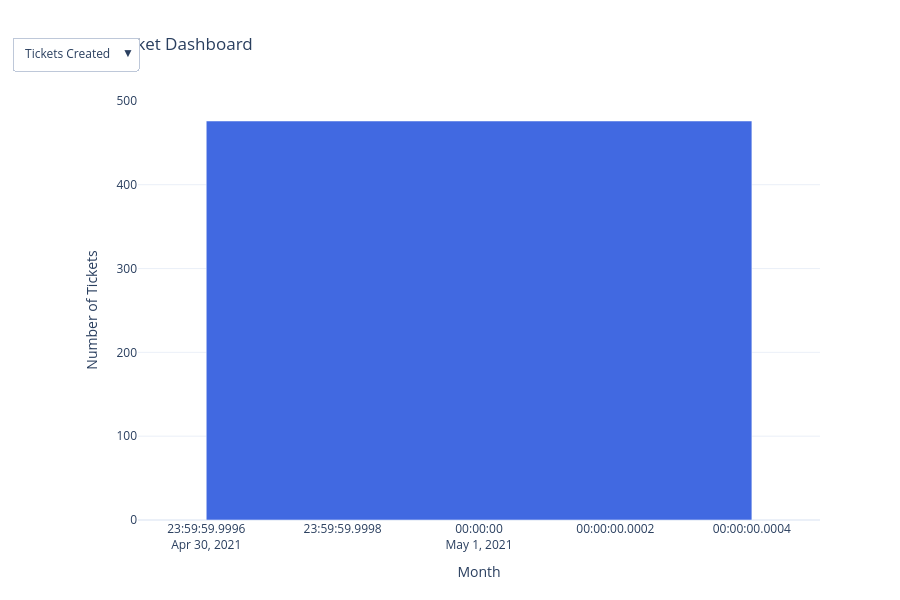

This figure's notebook cell:
### Code cell
import pandas as pd
import plotly.graph_objects as go
from pathlib import Path

# -------------------------------------------------------
# Load Dataset
# -------------------------------------------------------

DATA = Path("processed/Combined_Data.xlsx")

if not DATA.exists():
    DATA = Path("../data/processed/Combined_Data.xlsx")

df = pd.read_excel(DATA, sheet_name="Support Tickets")

# -------------------------------------------------------
# Clean Data
# -------------------------------------------------------

df["Created Time (Ticket)"] = pd.to_datetime(
    df["Created Time (Ticket)"],
    dayfirst=True,
    errors="coerce"
)

df["Month"] = df["Created Time (Ticket)"].dt.to_period("M").astype(str)

# -------------------------------------------------------
# Metric 1 : Tickets Created
# -------------------------------------------------------

tickets_created = (
    df.groupby("Month")
      .size()
      .reset_index(name="Count")
)

# -------------------------------------------------------
# Metric 2 : Closed Tickets
# -------------------------------------------------------

closed = (
    df[df["Status (Ticket)"].str.contains("Closed", case=False, na=False)]
    .groupby("Month")
    .size()
    .reset_index(name="Count")
)

# -------------------------------------------------------
# Metric 3 : Open Tickets
# -------------------------------------------------------

open_ticket = (
    df[df["Status (Ticket)"].str.contains("Open", case=False, na=False)]
    .groupby("Month")
    .size()
    .reset_index(name="Count")
)

# Make all months common
months = sorted(df["Month"].dropna().unique())

created_map = tickets_created.set_index("Month")["Count"].to_dict()
closed_map = closed.set_index("Month")["Count"].to_dict()
open_map = open_ticket.set_index("Month")["Count"].to_dict()

created_values = [created_map.get(m,0) for m in months]
closed_values = [closed_map.get(m,0) for m in months]
open_values = [open_map.get(m,0) for m in months]

# -------------------------------------------------------
# Plotly Figure
# -------------------------------------------------------

fig = go.Figure()

fig.add_trace(
    go.Bar(
        x=months,
        y=created_values,
        name="Tickets Created",
        visible=True,
        marker_color="royalblue"
    )
)

fig.add_trace(
    go.Bar(
        x=months,
        y=closed_values,
        name="Closed Tickets",
        visible=False,
        marker_color="green"
    )
)

fig.add_trace(
    go.Bar(
        x=months,
        y=open_values,
        name="Open Tickets",
        visible=False,
        marker_color="red"
    )
)

# -------------------------------------------------------
# Dropdown
# -------------------------------------------------------

fig.update_layout(

    updatemenus=[
        dict(

            buttons=[

                dict(
                    label="Tickets Created",
                    method="update",
                    args=[
                        {"visible":[True,False,False]},
                        {"title":"Monthly Tickets Created"}
                    ]
                ),

                dict(
                    label="Closed Tickets",
                    method="update",
                    args=[
                        {"visible":[False,True,False]},
                        {"title":"Monthly Closed Tickets"}
                    ]
                ),

                dict(
                    label="Open Tickets",
                    method="update",
                    args=[
                        {"visible":[False,False,True]},
                        {"title":"Monthly Open Tickets"}
                    ]
                )

            ],

            direction="down",
            showactive=True,
            x=0,
            y=1.15

        )
    ],

    title="Monthly Ticket Dashboard",
    xaxis_title="Month",
    yaxis_title="Number of Tickets",
    template="plotly_white",
    height=600
)

fig.write_html("../output/chart3_dropdown_dashboard.html")

fig.show()

print("Saved -> ../output/chart3_dropdown_dashboard.html")

### Figure 1 — Plotly figure (JSON) as saved in the notebook; plotly's stock layout.template omitted (floating-point values rounded to 4 significant figures)
{"data": [{"marker": {"color": "royalblue"}, "name": "Tickets Created", "type": "bar", "visible": true, "x": ["2021-05"], "y": [476]}, {"marker": {"color": "green"}, "name": "Closed Tickets", "type": "bar", "visible": false, "x": ["2021-05"], "y": [332]}, {"marker": {"color": "red"}, "name": "Open Tickets", "type": "bar", "visible": false, "x": ["2021-05"], "y": [3]}], "layout": {"height": 600, "title": {"text": "Monthly Ticket Dashboard"}, "updatemenus": [{"buttons": [{"args": [{"visible": [true, false, false]}, {"title": "Monthly Tickets Created"}], "label": "Tickets Created", "method": "update"}, {"args": [{"visible": [false, true, false]}, {"title": "Monthly Closed Tickets"}], "label": "Closed Tickets", "method": "update"}, {"args": [{"visible": [false, false, true]}, {"title": "Monthly Open Tickets"}], "label": "Open Tickets", "method": "update"}], "direction": "down", "showactive": true, "x": 0, "y": 1.15}], "xaxis": {"title": {"text": "Month"}}, "yaxis": {"title": {"text": "Number of Tickets"}}}}
